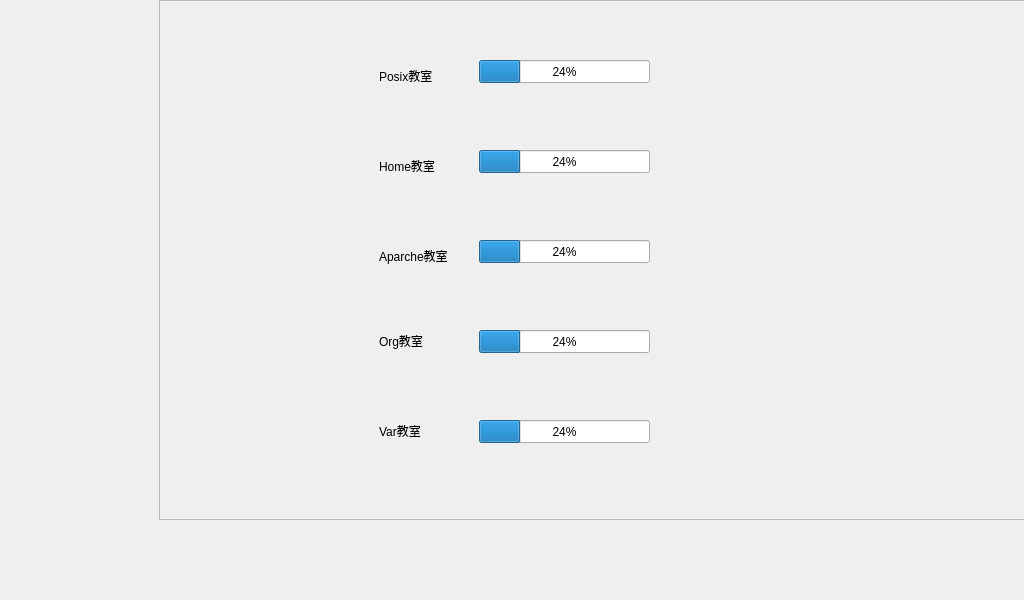
<?xml version="1.0" encoding="UTF-8"?>
<ui version="4.0">
 <class>HumiWidget</class>
 <widget class="QWidget" name="HumiWidget">
  <property name="geometry">
   <rect>
    <x>0</x>
    <y>0</y>
    <width>1024</width>
    <height>600</height>
   </rect>
  </property>
  <property name="windowTitle">
   <string>Form</string>
  </property>
  <widget class="QFrame" name="frame">
   <property name="geometry">
    <rect>
     <x>159</x>
     <y>0</y>
     <width>871</width>
     <height>520</height>
    </rect>
   </property>
   <property name="frameShape">
    <enum>QFrame::StyledPanel</enum>
   </property>
   <property name="frameShadow">
    <enum>QFrame::Raised</enum>
   </property>
   <widget class="QProgressBar" name="progressBar_3">
    <property name="geometry">
     <rect>
      <x>320</x>
      <y>240</y>
      <width>171</width>
      <height>23</height>
     </rect>
    </property>
    <property name="value">
     <number>24</number>
    </property>
   </widget>
   <widget class="QLabel" name="label">
    <property name="geometry">
     <rect>
      <x>220</x>
      <y>50</y>
      <width>91</width>
      <height>51</height>
     </rect>
    </property>
    <property name="styleSheet">
     <string notr="true"/>
    </property>
    <property name="text">
     <string>Posix教室</string>
    </property>
   </widget>
   <widget class="QProgressBar" name="progressBar">
    <property name="geometry">
     <rect>
      <x>320</x>
      <y>60</y>
      <width>171</width>
      <height>23</height>
     </rect>
    </property>
    <property name="value">
     <number>24</number>
    </property>
   </widget>
   <widget class="QLabel" name="label_2">
    <property name="geometry">
     <rect>
      <x>220</x>
      <y>140</y>
      <width>91</width>
      <height>51</height>
     </rect>
    </property>
    <property name="styleSheet">
     <string notr="true"/>
    </property>
    <property name="text">
     <string>Home教室</string>
    </property>
   </widget>
   <widget class="QLabel" name="label_3">
    <property name="geometry">
     <rect>
      <x>220</x>
      <y>230</y>
      <width>91</width>
      <height>51</height>
     </rect>
    </property>
    <property name="styleSheet">
     <string notr="true"/>
    </property>
    <property name="text">
     <string>Aparche教室</string>
    </property>
   </widget>
   <widget class="QLabel" name="label_5">
    <property name="geometry">
     <rect>
      <x>220</x>
      <y>400</y>
      <width>101</width>
      <height>61</height>
     </rect>
    </property>
    <property name="styleSheet">
     <string notr="true"/>
    </property>
    <property name="text">
     <string>Var教室</string>
    </property>
   </widget>
   <widget class="QLabel" name="label_4">
    <property name="geometry">
     <rect>
      <x>220</x>
      <y>310</y>
      <width>91</width>
      <height>61</height>
     </rect>
    </property>
    <property name="styleSheet">
     <string notr="true"/>
    </property>
    <property name="text">
     <string>Org教室</string>
    </property>
   </widget>
   <widget class="QProgressBar" name="progressBar_5">
    <property name="geometry">
     <rect>
      <x>320</x>
      <y>420</y>
      <width>171</width>
      <height>23</height>
     </rect>
    </property>
    <property name="value">
     <number>24</number>
    </property>
   </widget>
   <widget class="QProgressBar" name="progressBar_2">
    <property name="geometry">
     <rect>
      <x>320</x>
      <y>150</y>
      <width>171</width>
      <height>23</height>
     </rect>
    </property>
    <property name="value">
     <number>24</number>
    </property>
   </widget>
   <widget class="QProgressBar" name="progressBar_4">
    <property name="geometry">
     <rect>
      <x>320</x>
      <y>330</y>
      <width>171</width>
      <height>23</height>
     </rect>
    </property>
    <property name="value">
     <number>24</number>
    </property>
   </widget>
  </widget>
 </widget>
 <resources/>
 <connections/>
</ui>
